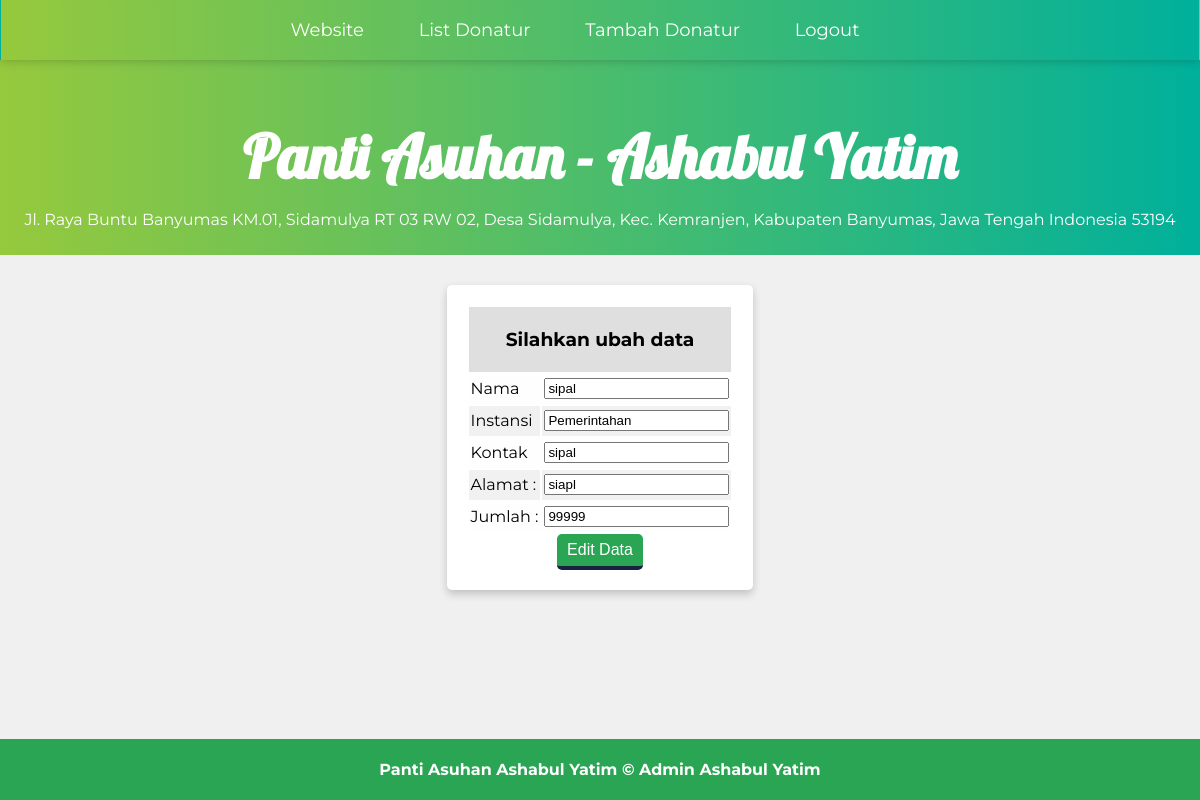
Screenshot of /admin/edit.php?No=3 (signed in) with the database file from the repository.
### tables this page shows
CREATE TABLE `donatur` (
  `No` int(11) NOT NULL,
  `nama` varchar(255) NOT NULL,
  `password` varchar(255) NOT NULL,
  `instansi` varchar(255) NOT NULL,
  `kontak` varchar(255) NOT NULL,
  `alamat` varchar(500) NOT NULL,
  `jumlah` varchar(255) NOT NULL
);

### admin/edit.php (the view, shortened to what this page needs)
<?php
include 'function.php';
$id = $_GET["No"];
$ambil = $koneksi->query("SELECT * FROM donatur WHERE No = '$id'");
$pecah = $ambil->fetch_assoc();
?>
<!DOCTYPE html>
<html lang="en">
<head>
    <link rel="stylesheet" href="./assets/style_admin.css">
</head>
<body>
    <header id="beranda">
        <nav class="isNavbar">
            <ul>
                <li><a href="../index.php">Website</a></li>
                <li><a href="index.php">List Donatur</a></li>
                <li><a href="tambah.php">Tambah Donatur</a></li>
                <li><a href="../logout.php">Logout</a></li>
            </ul>
        </nav>
        <div class="isJumbotron">
            <h1>Panti Asuhan - Ashabul Yatim</h1>
            <p>Jl. Raya Buntu Banyumas KM.01, Sidamulya RT 03 RW 02, Desa Sidamulya,
                Kec. Kemranjen, Kabupaten Banyumas, Jawa Tengah Indonesia 53194</p>
        </div>
    </header>
    <main>
        <section class="card">
            <form action="" method="post">
                <div class="body">
                    <table align="center">
                        <tr>
                            <th colspan="2">
                                <h3>Silahkan ubah data</h3>
                            </th>
                        </tr>
                        <tr>
                            <td>Nama</td>
                            <td><input type="text" name="nama" required="" value="<?php echo $pecah['nama']; ?>"></td>
                        </tr>
                        <tr>
                            <td>Instansi</td>
                            <td><input type="text" name="instansi" required="" value="<?php echo $pecah['instansi']; ?>"></td>
                        </tr>
                        <tr>
                            <td>Kontak</td>
                            <td><input type="text" name="kontak" required="" value="<?php echo $pecah['kontak']; ?>"></td>
                        </tr>
                        <tr>
                            <td>Alamat : </td>
                            <td><input type="text" name="alamat" required="" value="<?php echo $pecah['alamat']; ?>"></td>
                        </tr>
                        <tr>
                            <td>Jumlah : </td>
                            <td><input type="text" name="jumlah" required="" value="<?php echo $pecah['jumlah']; ?>"></td>
                        </tr>
                    </table>
                    <center><button type="submit" name="edit" class="button">Edit Data</button></center>
                </div>
            </form>
        </section>
    </main>
    <p>&nbsp;</p>
    <p>&nbsp;</p>
    <footer>
        <p>Panti Asuhan Ashabul Yatim &#169; Admin Ashabul Yatim</p>
    </footer>
</body>
</html>

### admin/assets/style_admin.css (style rules this page uses)
* { box-sizing: border-box; }
h1, h2 { font-family: "Lobster", cursive; }
body { font-family: "Montserrat", sans-serif; background-color: #f0f0f0; margin: 0; padding: 0; }
.isNavbar { background: #00b09b; background: -webkit-linear-gradient(to right, #96c93d, #00b09b); background: linear-gradient(to right, #96c93d, #00b09b); font-size: 18px; border: 1px solid rgba(255, 255, 255, 0); box-shadow: 0 0 10px 0 rgba(0, 0, 0, 0.24); position: sticky; top: 0; z-index: 2; }
nav a { font-size: 18px; font-weight: 400; text-decoration: none; color: white; }
nav li { display: inline; list-style-type: none; margin-right: 50px; display: inline; }
nav ul { text-align: center; padding-inline-start: 0px; }
.isJumbotron { background: #00b09b; background: -webkit-linear-gradient(to right, #96c93d, #00b09b); background: linear-gradient(to right, #96c93d, #00b09b); text-align: center; color: white; padding: 0 0 10px 0; position: relative; }
.isJumbotron h1 { font-family: "Lobster", cursive; font-size: 45pt; margin-bottom: 10px; }
.card { box-shadow: 0 4px 8px 0 rgba(0, 0, 0, 0.2); border-radius: 5px; padding: 20px; background-color: white; margin: 10px auto; width: fit-content; align-self: center; }
td, th { border: 1px solid transparent; height: 30px; transition: all 0.3s; }
th { background: #dfdfdf; font-weight: bold; }
td { background: #fafafa; text-align: center; text-align: left; }
tr:nth-child(even) td { background: #f1f1f1; }
tr:nth-child(odd) td { background: #fefefe; }
.button { background: rgb(42, 165, 83); border-top: none; border-right: none; border-left: none; border-radius: 5px; padding: 7px 10px; color: rgb(255, 255, 255); font-size: 12pt; border-bottom: 4px solid #1a2040; }
main { padding: 20px; overflow: auto; margin-bottom: 50px; }
footer { position: fixed; bottom: 0; width: 100%; padding: 5px; color: white; background-color: rgb(42, 165, 83); text-align: center; font-weight: bold; }

### rows the page displays
donatur: nama "sipal", instansi "Pemerintahan", kontak "sipal", alamat "siapl", jumlah "99999"
